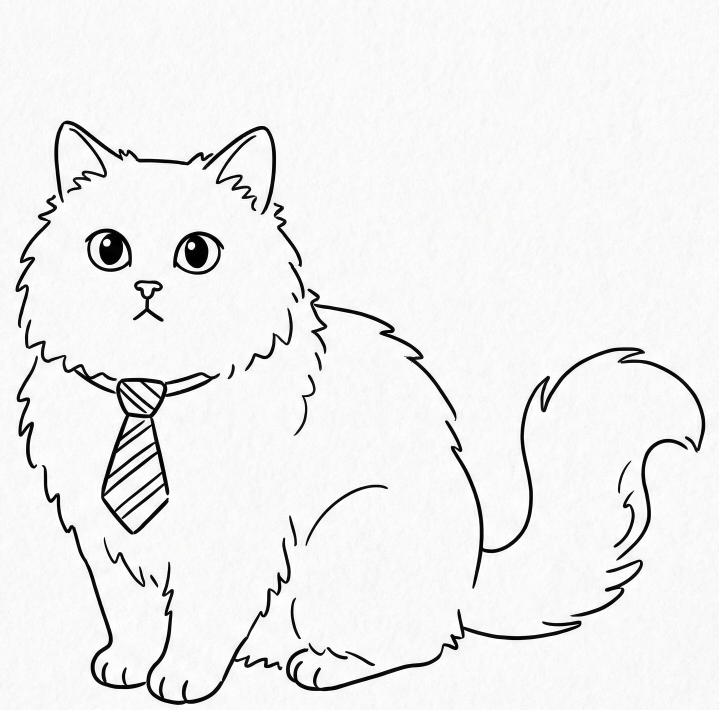
#> input picture lines.png, 1437 x 1419 px, found by its file name (shown at 1/2 size)
$ python cover.py
#> lines starting #> are read from the running program, lines starting #| are printed output that depends on the picture
from PIL import Image, ImageDraw, ImageFont, ImageOps, ImageColor, ImageChops
import colorsys
import os
import textwrap

def create_dummy_cat_image(filename="cat.png"):
    """Creates a temporary transparent PNG with a cat shape for testing."""
    if not os.path.exists(filename):
        img = Image.new("RGBA", (500, 500), (0, 0, 0, 0))
        draw = ImageDraw.Draw(img)
        # Draw a crude cat face with shading (grayscale)
        # Head (Dark Gray)
        draw.ellipse([(100, 100), (400, 400)], fill=(80, 80, 80, 255))
        # Nose (Lighter Gray)
        draw.ellipse([(230, 250), (270, 280)], fill=(180, 180, 180, 255))
        # Ears
        draw.polygon([(100, 150), (50, 50), (150, 100)], fill=(80, 80, 80, 255))
        draw.polygon([(350, 100), (450, 50), (400, 150)], fill=(80, 80, 80, 255))
        img.save(filename)
        print(f"Created dummy image: {filename}")

def adjust_lightness(hex_color, factor):
    """Adjusts the lightness of a HEX color."""
    rgb = ImageColor.getrgb(hex_color)
    h, l, s = colorsys.rgb_to_hls(rgb[0]/255, rgb[1]/255, rgb[2]/255)
    new_l = max(0, min(1, l * factor))
    new_rgb = colorsys.hls_to_rgb(h, new_l, s)
    return tuple(int(x * 255) for x in new_rgb)

def draw_wrapped_text(draw, text, font, max_width, start_y, center_x, color):
    """
    Splits text into lines that fit within max_width and draws them centered.
    Returns the Y coordinate where the text ended.
    """
    lines = []
    words = text.split()
    current_line = []

    # 1. Calculate lines
    for word in words:
        test_line = ' '.join(current_line + [word])
        bbox = draw.textbbox((0, 0), test_line, font=font)
        line_width = bbox[2] - bbox[0]

        if line_width <= max_width:
            current_line.append(word)
        else:
            if current_line:
                lines.append(' '.join(current_line))
            current_line = [word]
    if current_line:
        lines.append(' '.join(current_line))

    # 2. Draw lines
    current_y = start_y
    line_height = font.size * 1.2

    for line in lines:
        bbox = draw.textbbox((0, 0), line, font=font)
        line_width = bbox[2] - bbox[0]
        draw.text((center_x - line_width / 2, current_y), line, font=font, fill=color)
        current_y += line_height

    return current_y

def generate_kdp_cover(title, main_color_hex, image_filename, output_filename):
    # --- 1. CONFIGURATION ---
#> called with main_color_hex = '#0047AB', image_filename = 'lines.png', output_filename = 'out/Cover_Multiply.pdf'
    DPI = 300
    PAGE_WIDTH = 6 * DPI
    PAGE_HEIGHT = 9 * DPI
    BLEED = 0.125 * DPI
    SPINE_WIDTH = 0.25 * DPI

    TOTAL_WIDTH = int((PAGE_WIDTH * 2) + SPINE_WIDTH + (BLEED * 2))
    TOTAL_HEIGHT = int(PAGE_HEIGHT + (BLEED * 2))

    main_rgb = ImageColor.getrgb(main_color_hex)
    bg_rgb = adjust_lightness(main_color_hex, 1.8)
    border_rgb = adjust_lightness(main_color_hex, 1.3)

    # --- 2. CREATE BACKGROUND ---
    cover = Image.new("RGB", (TOTAL_WIDTH, TOTAL_HEIGHT), bg_rgb)
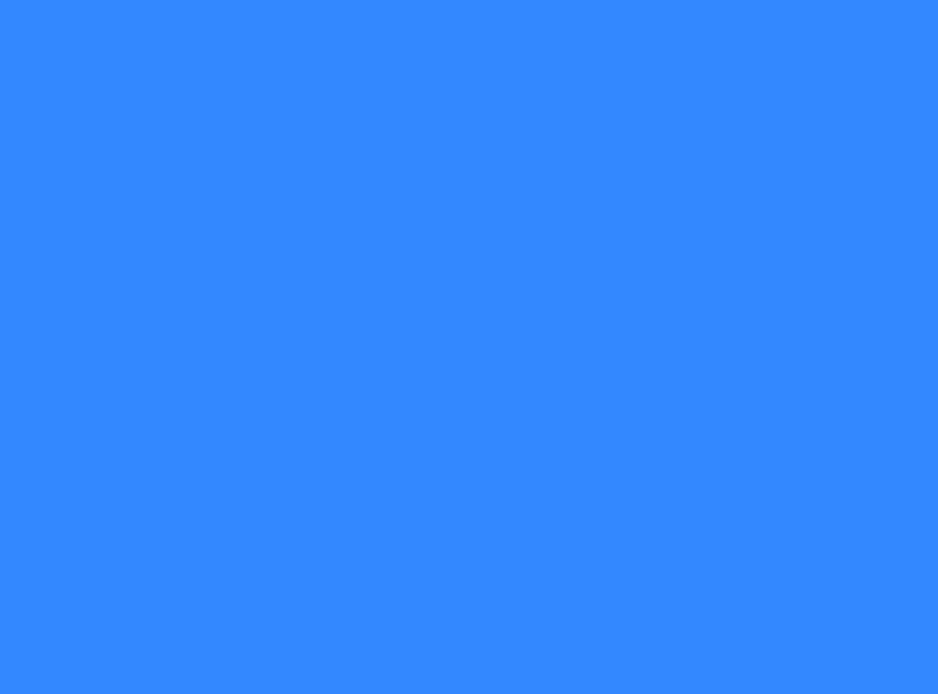
#> cover: PIL image 3750x2775 RGB (shown at 1/4 size); mean R, G, B 52, 136, 255
    draw = ImageDraw.Draw(cover)

    # Calculate Front Cover Start (Right side)
    front_start_x = int(BLEED + PAGE_WIDTH + SPINE_WIDTH)

    # --- 3. DRAW GEOMETRY ---
    # Spine
    spine_x1 = int(BLEED + PAGE_WIDTH)
    spine_x2 = int(spine_x1 + SPINE_WIDTH)
    draw.rectangle([spine_x1, 0, spine_x2, TOTAL_HEIGHT], fill=border_rgb)

    # Left Border on Front Cover
    strip_width = 0.8 * DPI
    draw.rectangle(
        [front_start_x, 0, front_start_x + strip_width, TOTAL_HEIGHT],
        fill=border_rgb
    )

    # --- 4. DRAW TITLE ---
    try:
        font_path = "AmericanTypewriter"
        font_size = 100
        font = ImageFont.truetype(font_path, font_size)
    except IOError:
        try:
            font = ImageFont.truetype("arial.ttf", 100)
        except IOError:
            font = ImageFont.load_default()
            print("Warning: Custom fonts not found. Using default.")

    text_area_width = PAGE_WIDTH - strip_width - (0.5 * DPI)
    text_center_x = front_start_x + strip_width + (text_area_width / 2)
    text_start_y = 1.5 * DPI

    text_end_y = draw_wrapped_text(
        draw, title, font,
        max_width=text_area_width,
        start_y=text_start_y,
        center_x=text_center_x,
        color=main_rgb
    )
#> text_end_y = 690

    # --- 5. PASTE IMAGE AS MULTIPLY ---
    try:
        # A. Load original
        cat_img = Image.open(image_filename).convert("RGBA")
#> cat_img is the input picture: PIL image 1437x1419 RGBA; mean R, G, B, A 16, 22.9, 15.9, 16.6

        # B. Resize logic
        target_img_width = 4 * DPI
        ratio = target_img_width / cat_img.width
#> ratio = 0.835
        target_img_height = int(cat_img.height * ratio)
#> target_img_height = 1184
        cat_img = cat_img.resize((int(target_img_width), target_img_height), Image.Resampling.LANCZOS)
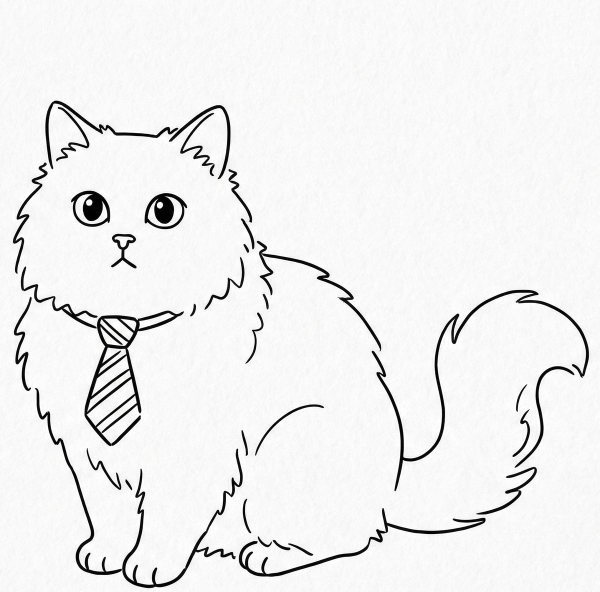
#> cat_img: PIL image 1200x1184 RGBA (shown at 1/2 size); mean R, G, B, A 16.4, 23.2, 15.7, 16.6; transparent parts drawn white

        # C. Prepare coordinates
        img_x = int(text_center_x - (target_img_width / 2))
        img_y = int(text_end_y + (0.5 * DPI))
#> img_y = 840
        box = (img_x, img_y, img_x + cat_img.width, img_y + cat_img.height)
#> box = (2257, 840, 3457, 2024)

        # D. PREPARE MULTIPLY EFFECT
        # 1. Extract Alpha mask to restore transparency edges later if needed
        alpha_mask = cat_img.split()[3]
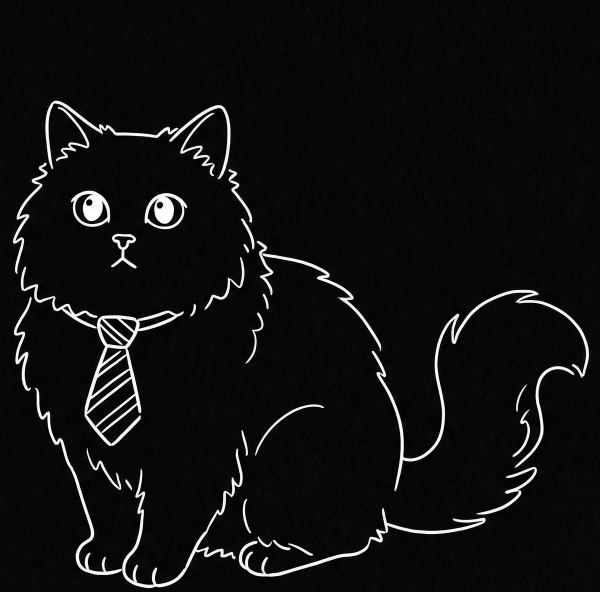
#> alpha_mask: PIL image 1200x1184 L (shown at 1/2 size); min 0, max 255, mean 16.6

        # 2. Flatten cat onto WHITE background.
        # In 'Multiply' mode, White is transparent (1.0 * Background = Background).
        # This handles the transparency in your PNG cleanly.
        cat_on_white = Image.new("RGB", cat_img.size, (255, 255, 255))
#> cat_on_white: PIL image 1200x1184 RGB; every value is 255
        cat_on_white.paste(cat_img, mask=alpha_mask)

        # 3. Crop the existing background from the cover where the image will go
        bg_crop = cover.crop(box)
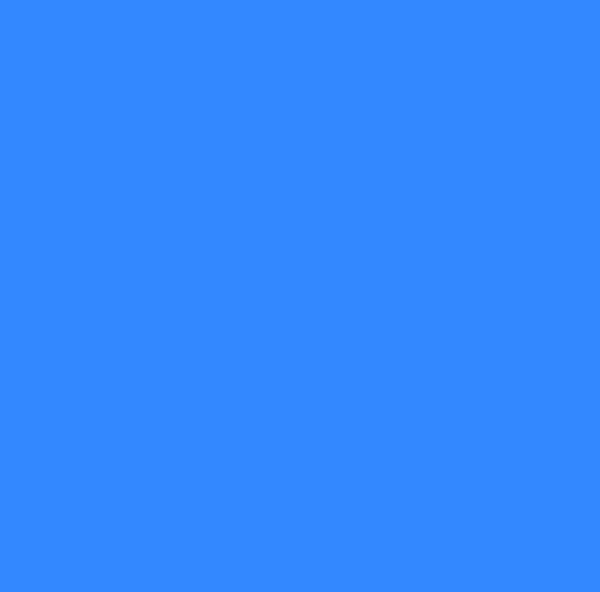
#> bg_crop: PIL image 1200x1184 RGB (shown at 1/2 size); mean R, G, B 52, 136, 255

        # 4. Perform the Multiply Blend
        # Formula: (Source * Destination) / 255
        multiplied_img = ImageChops.multiply(bg_crop, cat_on_white)
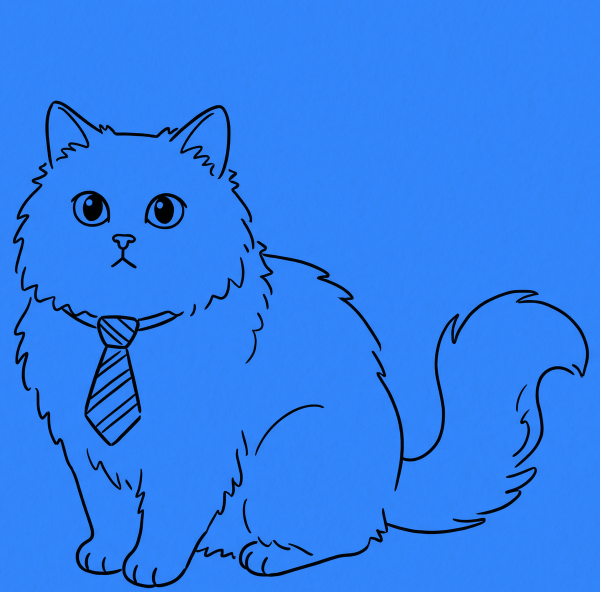
#> multiplied_img: PIL image 1200x1184 RGB (shown at 1/2 size); mean R, G, B 48.1, 126.9, 238.8

        # 5. Paste the result back onto the cover
        # We can paste directly, or use alpha_mask if we want to be super strict about edges,
        # but since we multiplied with white, the "transparent" areas are already mathematically identical to the background.
        cover.paste(multiplied_img, box)
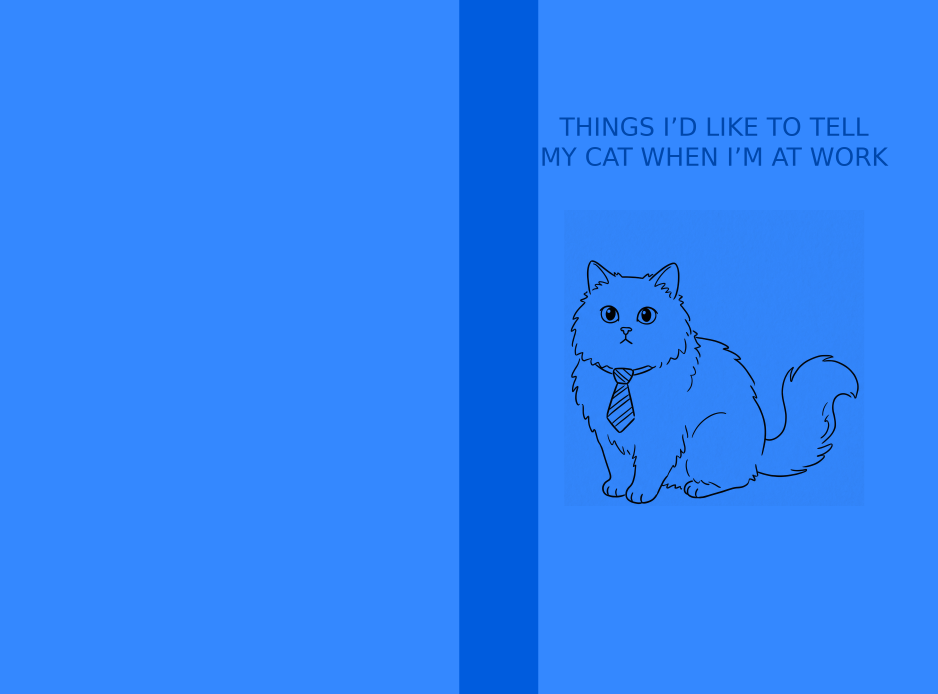
#> cover: PIL image 3750x2775 RGB (shown at 1/4 size); mean R, G, B 46.8, 130.7, 249.6

    except FileNotFoundError:
        print(f"Error: Could not find {image_filename}")

    # --- 6. SAVE ---
    if not os.path.exists("out"):
        os.makedirs("out")
    cover.save(output_filename, "PDF", resolution=DPI)
    print(f"Success! Cover generated: {output_filename}")

# --- EXECUTION ---

# 1. Setup
create_dummy_cat_image("cat.png")

# 2. Config
MY_MAIN_COLOR = "#0047AB" # Cobalt Blue
MY_TITLE = "Things I’d like to tell my cat when I’m at work".upper()

# 3. Run
generate_kdp_cover(
    title=MY_TITLE,
    main_color_hex=MY_MAIN_COLOR,
    image_filename="lines.png",
    output_filename="out/Cover_Multiply.pdf"
)

$ run again, with macnio.png copied over lines.png
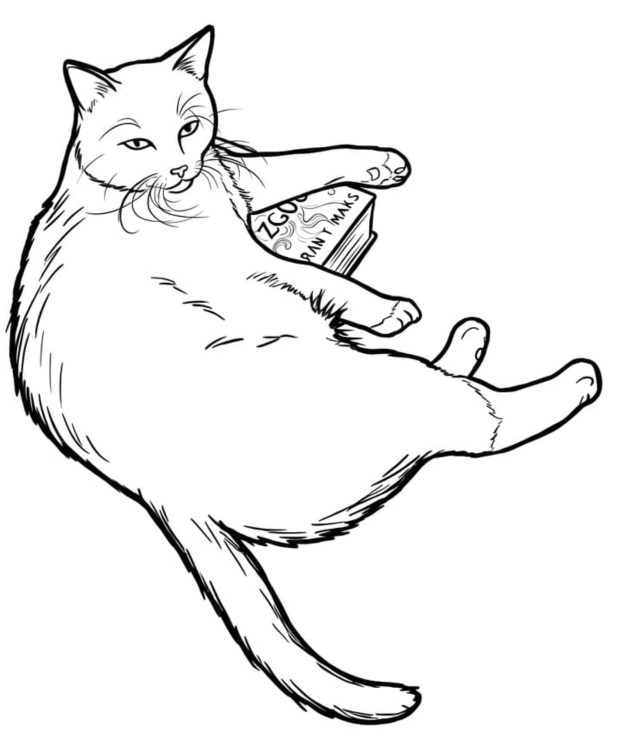
#> input picture macnio.png, 1234 x 1486 px, found by its file name (shown at 1/2 size)
#> text_end_y = 690
#> in generate_kdp_cover, cat_img is the input picture: PIL image 1234x1486 RGBA; mean R, G, B, A 0.1, 0.1, 0, 14.6
#> cat_img: PIL image 1200x1445 RGBA
#> img_y = 840
#> box = (2257, 840, 3457, 2285)
#> in generate_kdp_cover, `multiplied_img = ImageChops.multiply(bg_crop, cat_on_white)`:
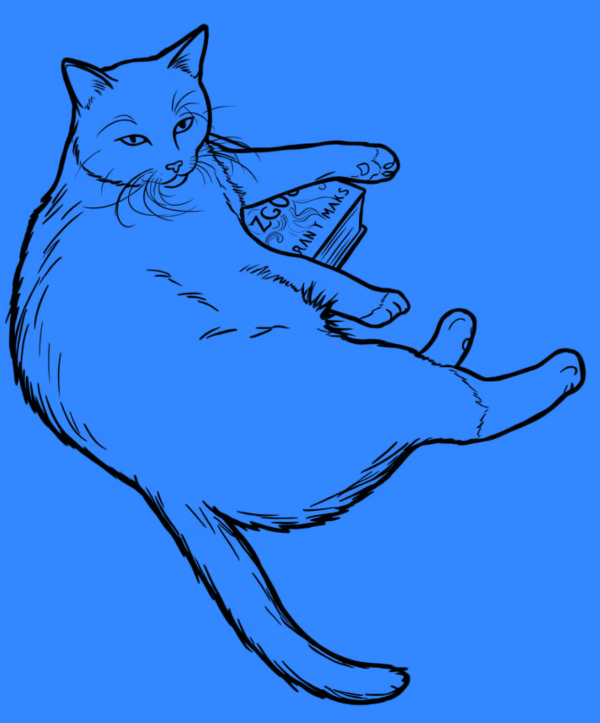
#> multiplied_img: PIL image 1200x1445 RGB (shown at 1/2 size); mean R, G, B 48.9, 128.1, 240.4
#> in generate_kdp_cover, `cover.paste(multiplied_img, box)`:
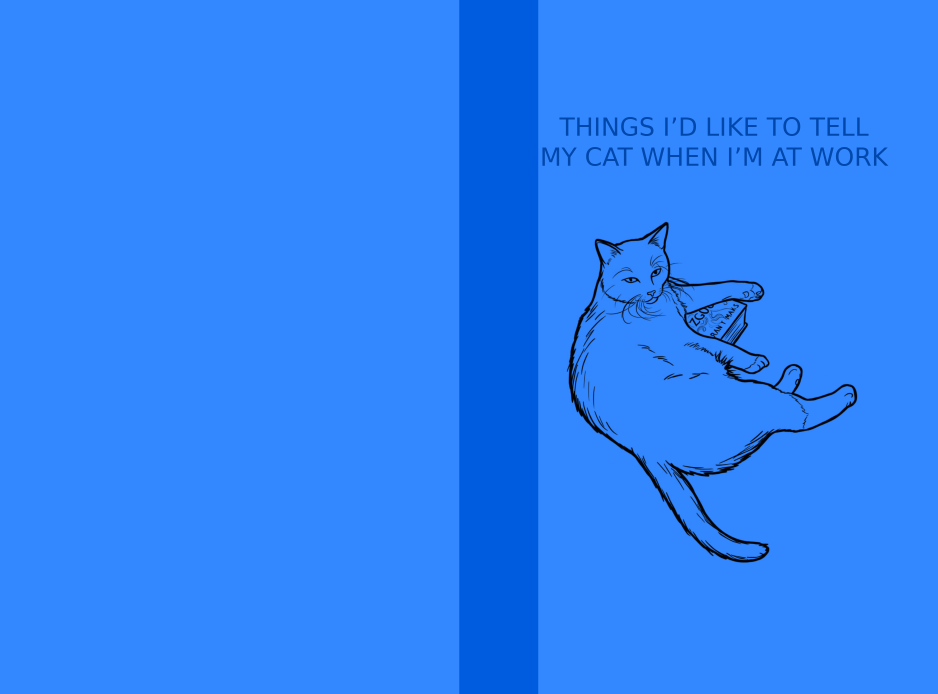
#> cover: PIL image 3750x2775 RGB (shown at 1/4 size); mean R, G, B 46.8, 130.6, 249.4
